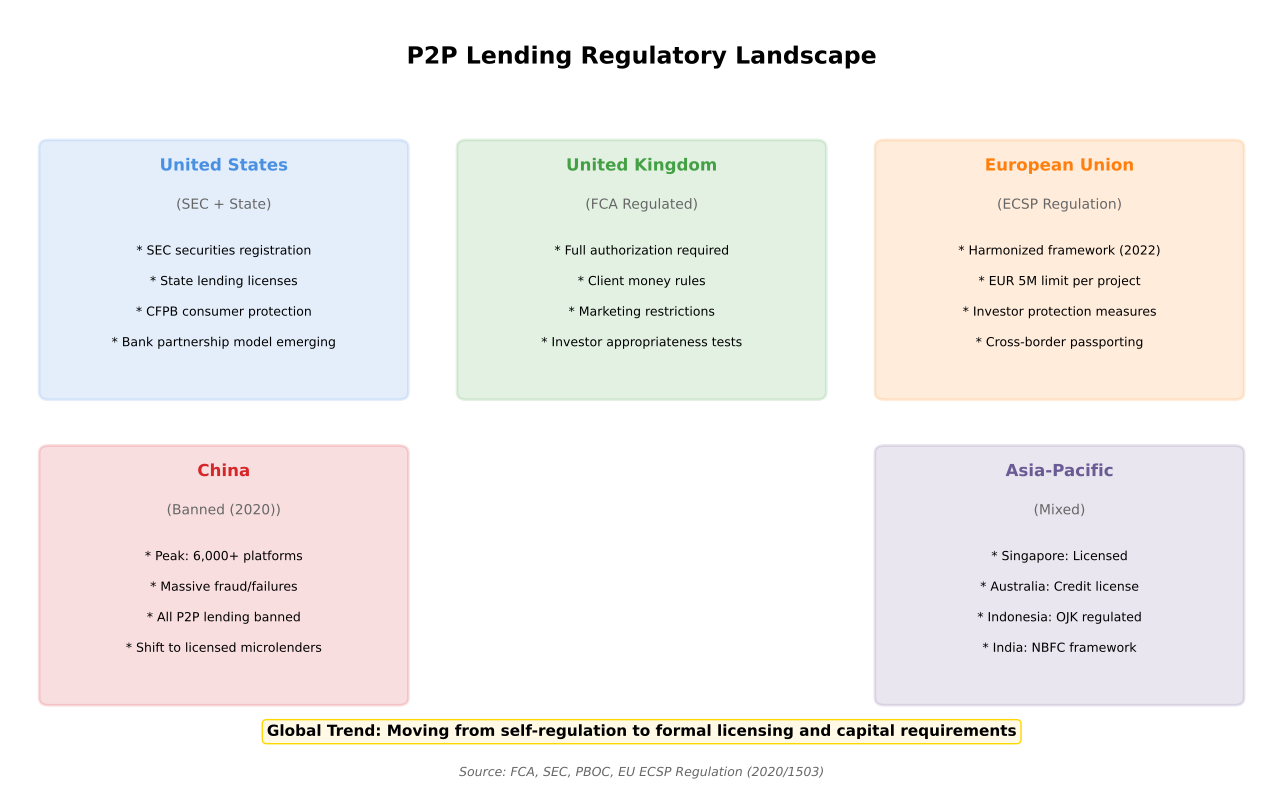

The Python source for this figure:
"""
P2P Regulatory Landscape
Shows global regulatory approaches to P2P lending

Output: p2p_regulatory_landscape.pdf
Module: module_01_fintech
Lesson: 7 - P2P Lending
"""

from pathlib import Path
import matplotlib.pyplot as plt
import matplotlib.patches as mpatches
import numpy as np

CHART_METADATA = {
    'title': 'P2P Regulatory Landscape',
    'module': 'module_01_fintech',
    'lesson': 7,
    'url': 'https://github.com/Digital-AI-Finance/digital-finance/tree/main/module_01_fintech/figures/p2p_regulatory_landscape'
}

plt.rcParams.update({
    'font.size': 12,
    'axes.labelsize': 12,
})

def create_chart():
    """Create P2P regulatory landscape diagram"""
    fig, ax = plt.subplots(figsize=(13, 8))
    ax.set_xlim(0, 13)
    ax.set_ylim(0, 10)
    ax.axis('off')

    # Title
    ax.text(6.5, 9.3, 'P2P Lending Regulatory Landscape', fontsize=17, fontweight='bold', ha='center')

    # Regions
    regions = [
        {
            'name': 'United States',
            'x': 2.2, 'y': 6.5,
            'color': '#4A90E2',
            'approach': 'SEC + State',
            'details': ['SEC securities registration', 'State lending licenses',
                       'CFPB consumer protection', 'Bank partnership model emerging'],
        },
        {
            'name': 'United Kingdom',
            'x': 6.5, 'y': 6.5,
            'color': '#44A044',
            'approach': 'FCA Regulated',
            'details': ['Full authorization required', 'Client money rules',
                       'Marketing restrictions', 'Investor appropriateness tests'],
        },
        {
            'name': 'European Union',
            'x': 10.8, 'y': 6.5,
            'color': '#FF7F0E',
            'approach': 'ECSP Regulation',
            'details': ['Harmonized framework (2022)', 'EUR 5M limit per project',
                       'Investor protection measures', 'Cross-border passporting'],
        },
        {
            'name': 'China',
            'x': 2.2, 'y': 2.5,
            'color': '#D62728',
            'approach': 'Banned (2020)',
            'details': ['Peak: 6,000+ platforms', 'Massive fraud/failures',
                       'All P2P lending banned', 'Shift to licensed microlenders'],
        },
        {
            'name': 'Asia-Pacific',
            'x': 10.8, 'y': 2.5,
            'color': '#6B5B95',
            'approach': 'Mixed',
            'details': ['Singapore: Licensed', 'Australia: Credit license',
                       'Indonesia: OJK regulated', 'India: NBFC framework'],
        },
    ]

    for region in regions:
        # Box
        box = mpatches.FancyBboxPatch((region['x']-1.8, region['y']-1.5), 3.6, 3.2,
                                       boxstyle='round,pad=0.1',
                                       facecolor=region['color'], alpha=0.15,
                                       edgecolor=region['color'], lw=2)
        ax.add_patch(box)
        ax.text(region['x'], region['y']+1.4, region['name'], ha='center',
               fontsize=12, fontweight='bold', color=region['color'])
        ax.text(region['x'], region['y']+0.9, f"({region['approach']})", ha='center',
               fontsize=10, color='#666666')

        for i, detail in enumerate(region['details']):
            ax.text(region['x'], region['y']+0.3-i*0.4, f'* {detail}', ha='center', fontsize=9)

    # Key trend
    trend = "Global Trend: Moving from self-regulation to formal licensing and capital requirements"
    ax.text(6.5, 0.5, trend, ha='center', fontsize=11, fontweight='bold',
           bbox=dict(boxstyle='round', facecolor='#FFF9E6', edgecolor='#FFD700'))

    # Source
    fig.text(0.5, 0.02, 'Source: FCA, SEC, PBOC, EU ECSP Regulation (2020/1503)',
            fontsize=9, ha='center', style='italic', color='#666666')

    plt.tight_layout()

    output_path = Path(__file__).parent / 'p2p_regulatory_landscape.pdf'
    plt.savefig(output_path, format='pdf', dpi=300, bbox_inches='tight')
    plt.close()
    print(f"Chart saved to: {output_path}")
    return output_path

if __name__ == '__main__':
    create_chart()
